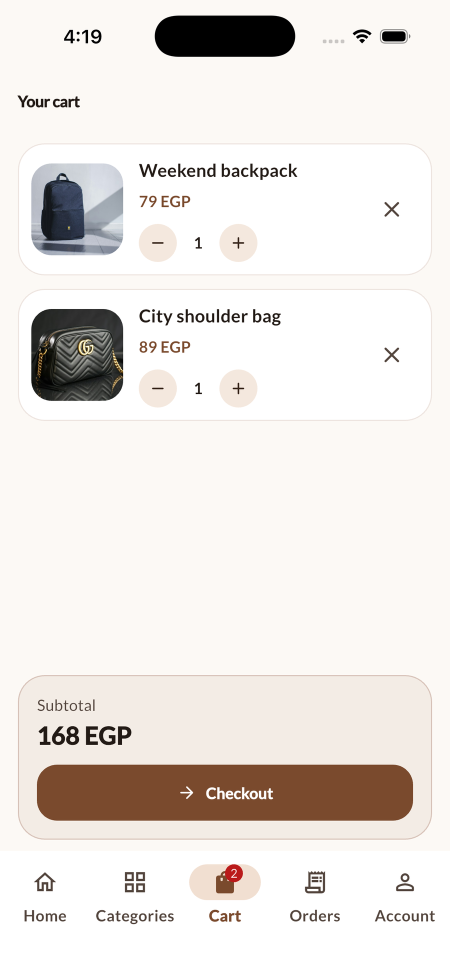
#> input picture docs/showcase/screens/cart.png, 900 x 1957 px, given in place of myshop-icon.png, which was not available (shown at 1/2 size)
$ python -i prepare_showcase.py   (imports and definitions only)
#> lines starting #> are read from the running program, lines starting #| are printed output that depends on the picture; pictures that were not available may be replaced by others from this repository, and a replacement may not be noted
#!/usr/bin/env python3
"""Prepare README media from real simulator captures; never redraw app content."""
import argparse
import hashlib
import json
from pathlib import Path
import subprocess
from PIL import Image, ImageDraw, ImageFont, ImageFilter

ROOT = Path(__file__).resolve().parents[1]
CAPTURES = {
    'splash': '04.17.15',
    'onboarding-discover': '04.17.21',
    'onboarding-basket': '04.17.24',
    'onboarding-orders': '04.17.30',
    'home': '04.18.18',
    'categories': '04.18.28',
    'product': '04.18.42',
    'cart': '04.19.22',
    'checkout': '04.20.34',
}

def run(binary, *args):
    subprocess.run([str(binary), '-hide_banner', '-loglevel', 'error', *args], check=True)

def save_screen(source, dest):
    with Image.open(source) as im:
        im = im.convert('RGB')
        width = min(900, im.width)
        im = im.resize((width, round(im.height * width / im.width)), Image.Resampling.LANCZOS)
        im.save(dest, optimize=True)

def make_cover(output):
#> called with output = '../docs/showcase/screens/cart.png'
    canvas = Image.new('RGB', (1800, 1020), '#FCF9F5')
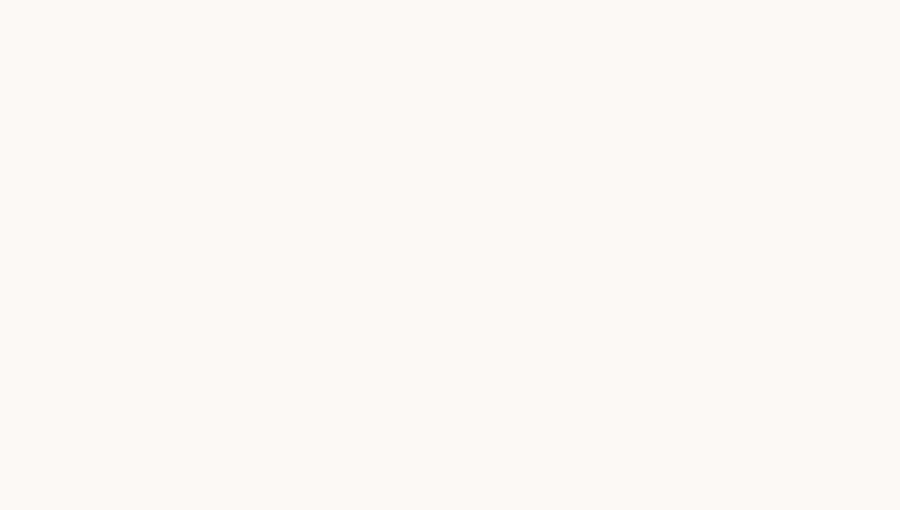
#> canvas: PIL image 1800x1020 RGB (shown at 1/2 size); mean R, G, B 252, 249, 245
    draw = ImageDraw.Draw(canvas)
    ink, brown, muted = '#261D17', '#7A4A2D', '#67594F'
    def font(size, bold=False):
        return ImageFont.truetype(str(ROOT / 'assets/fonts' / ('Lato-Bold.ttf' if bold else 'Lato-Regular.ttf')), size)
    logo = Image.open(ROOT / 'assets/branding/myshop-icon.png').convert('RGBA')
    logo.thumbnail((86, 86), Image.Resampling.LANCZOS)
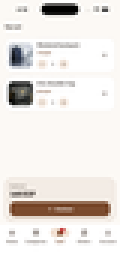
#> logo: PIL image 40x86 RGBA (shown 3 times larger); mean R, G, B, A 234, 229.2, 225.2, 255
    canvas.paste(logo, (90, 90), logo)
    draw.text((192, 100), 'MyShop', font=font(48, True), fill=ink)
    draw.text((96, 244), 'A FLUTTER COMMERCE EXPERIENCE', font=font(19, True), fill=brown)
    draw.text((90, 304), 'Good finds.', font=font(102, True), fill=ink)
    draw.text((90, 422), 'Made yours.', font=font(102, True), fill=brown)
    draw.text((96, 608), 'Thoughtful shopping,', font=font(32), fill=muted)
    draw.text((96, 652), 'from first look to last detail.', font=font(32), fill=muted)
    for text, x, width in [('Flutter', 96, 148), ('Firebase', 262, 165), ('Sandbox checkout', 445, 276)]:
        draw.rounded_rectangle((x, 752, x + width, 812), radius=30, fill='#F1DFD1')
        draw.text((x + 23, 768), text, font=font(23, True), fill=brown)
    draw.line((96, 901, 716, 901), fill='#E6DBD1', width=2)
    draw.text((96, 930), 'DISCOVER  /  SAVE  /  CHECK OUT  /  KEEP CLOSE', font=font(17, True), fill=muted)
    for name, x, y, width in [('home', 876, 246, 238), ('onboarding-discover', 1094, 124, 290), ('order-details', 1370, 230, 242)]:
#> (the run stopped early here; a loop or call above may not have finished)

$ run again, on docs/showcase/screens/order-details.png
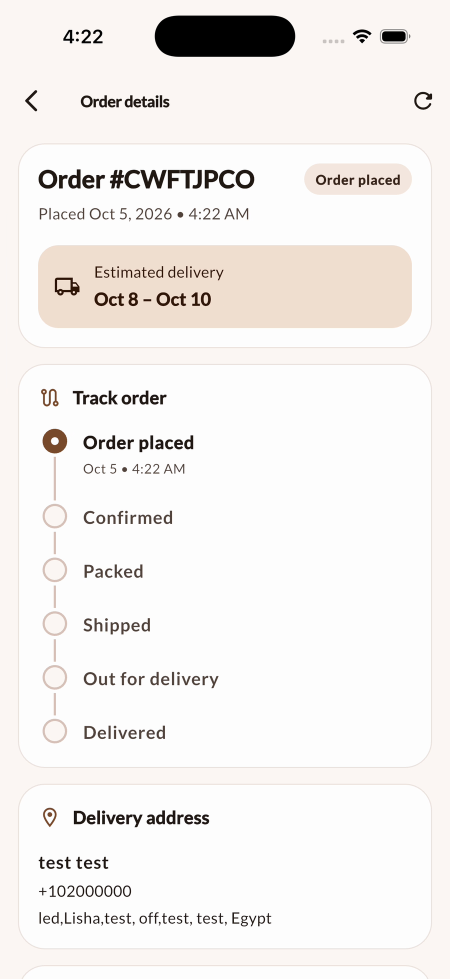
#> input picture docs/showcase/screens/order-details.png, 900 x 1957 px, given in place of myshop-icon.png, which was not available (shown at 1/2 size)
#> in make_cover, `logo.thumbnail((86, 86), Image.Resampling.LANCZOS)`:
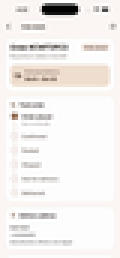
#> logo: PIL image 40x86 RGBA (shown 3 times larger); mean R, G, B, A 242.5, 239.6, 237.6, 255
